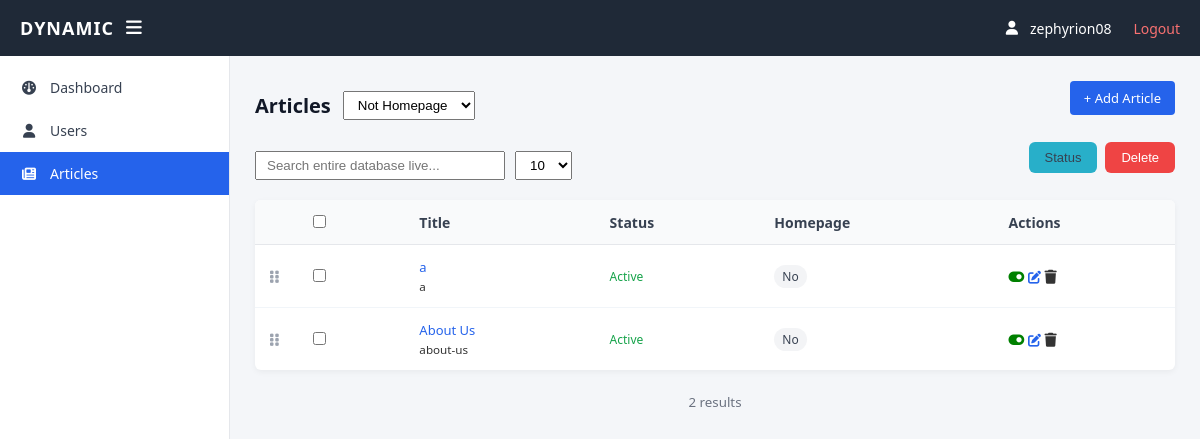
Page /articles/ (signed in) on the earlier database version.
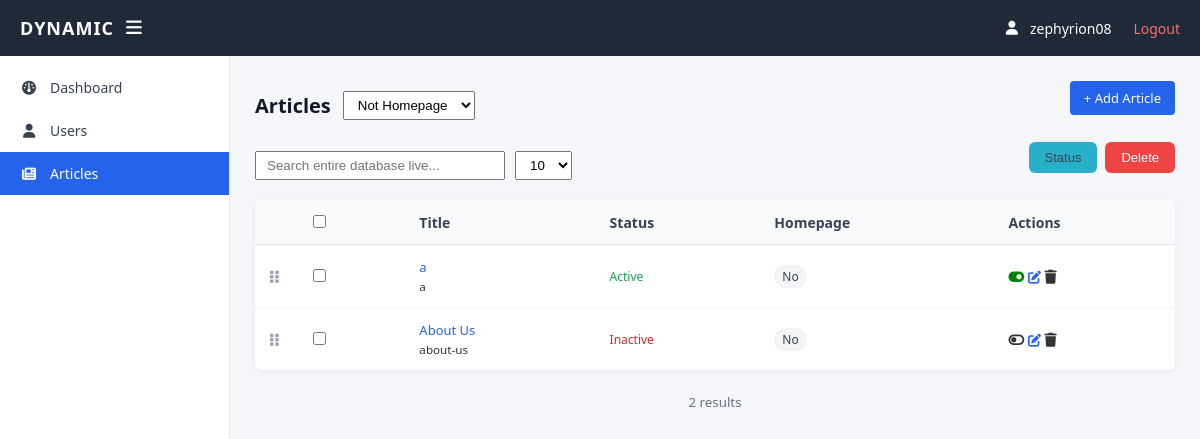
Same page on the later database version.
### articles/models.py (models this page shows, shortened)
class Article(models.Model):
    title = models.CharField(max_length=255)
    subtitle = models.CharField(max_length=255, blank=True)
    slug = models.SlugField(unique=True, blank=True)
    image = models.ImageField(upload_to='articles/', blank=True, null=True)
    content = RichTextUploadingField(blank=True)
    show_on_homepage = models.BooleanField(default=False)
    is_active = models.BooleanField(default=True)
    author = models.ForeignKey(User, on_delete=models.SET_NULL, null=True, blank=True)
    created_at = models.DateTimeField(auto_now_add=True)
    updated_at = models.DateTimeField(auto_now=True)
    position = models.PositiveIntegerField(default=0)
    meta_title = models.CharField(
        max_length=255,
        blank=True,
        help_text="The title displayed on search engine results (SEO Title)."
    )
    meta_description = models.TextField(
        max_length=160,
        blank=True,
        help_text="A short summary of the article for search engines."
    )
    meta_keywords = models.CharField(
        max_length=255,
        blank=True,
        help_text="Keywords separated by commas."
    )
    class Meta:
        ordering = ['position']

### articles/views.py (the view)
# urls.py: path('', views.article_list, name='article_list'),
@ensure_csrf_cookie
@login_required
def article_list(request):
    articles_qs = Article.objects.select_related('author').order_by('position')
    query = request.GET.get('q', '')
    if query:
        articles_qs = articles_qs.filter(
            Q(title__icontains=query) | Q(slug__icontains=query)
        )
    homepage_filter = request.GET.get('homepage', 'no')
    if homepage_filter == 'yes':
        articles_qs = articles_qs.filter(show_on_homepage=True)
    else:
        articles_qs = articles_qs.filter(show_on_homepage=False)
    per_page = request.GET.get('per_page', '10')
    try:
        per_page = int(per_page)
        if per_page < 1:
            per_page = 10
        elif per_page > 100:
            per_page = 100
    except ValueError:
        per_page = 10
    paginator = Paginator(articles_qs, per_page)
    page_obj = paginator.get_page(request.GET.get('page'))
    return render(request, 'articles/list.html', {
        'articles': page_obj,
        'page_obj': page_obj,
        'per_page': per_page,
    })

### templates/articles/list.html (shortened to what this page needs)
{% extends "base.html" %}
{% block content %}
<div style="display:flex; justify-content:space-between; align-items:center; margin-bottom:12px;">
    <div style="display:flex; align-items:center; gap:12px;">
        <h2 style="margin:0;">Articles</h2>
        <form method="get" id="homepage-filter-form" style="margin:0;">
            <select name="homepage" onchange="this.form.submit();" style="padding:5px 10px;">
                <option value="no" {% if request.GET.homepage == 'no' or not request.GET.homepage %}selected{% endif %}>
                    Not Homepage
                </option>
            </select>
        </form>
    </div>
    <a href="{% url 'article_create' %}{% if request.GET.homepage == 'yes' %}?from_homepage=yes{% endif %}" class="btn">
        + Add Article
    </a>
</div>
<div style="display:flex; justify-content:space-between; align-items:center; margin-bottom:12px;">
    <div style="display:flex; align-items:center; gap:10px;">
        <input type="text" id="article-search"
               placeholder="Search entire database live..."
               value="{{ request.GET.q|default:'' }}"
               style="padding:5px 10px; width:250px;">
        <form method="get" id="per-page-form" style="margin:0;">
            <select name="per_page" onchange="this.form.submit();" style="padding:5px 10px;">
                <option value="10" {% if request.GET.per_page == '10' or not request.GET.per_page %}selected{% endif %}>10</option>
            </select>
        </form>
    </div>
    <div style="display:flex; gap:8px;">
        <button type="button" class="btn btn-cancel" onclick="document.getElementById('bulk-form').querySelector('button[name=action][value=toggle]').click()">Status</button>
        <button type="button" class="btn btn-danger"
                onclick="openDeleteModal('article', null, '/bulk/article/', true)">
            Delete
        </button>
    </div>
</div>
<form method="post" action="{% url 'bulk_action' 'article' %}" id="bulk-form">
    <table class="log-table">
        <thead>
            <tr>
                <th style="width: 30px;"></th>
                <th><input type="checkbox" id="select-all"></th>
                <th>Title</th>
                <th>Status</th>
                <th>Homepage</th>
                <th>Actions</th>
            </tr>
        </thead>
        <tbody id="sortable-tbody" data-update-url="{% url 'sort' 'article' %}">
            {% for a in articles %}
            <tr data-id="{{ a.id }}">
                <td class="drag-handle" style="cursor: grab; color: #9ca3af;">
                    <i class="fa-solid fa-grip-vertical"></i>
                </td>
                <td><input type="checkbox" name="selected_ids" value="{{ a.id }}" class="row-checkbox"> </td>
                <td><a href="{% url 'article_edit' a.slug %}">{{ a.title }}</a><br><small>{{ a.slug }}</small></td>
                <td id="status-{{ a.id }}" class="{% if a.is_active %}status-active{% else %}status-inactive{% endif %}">
                    {{ a.is_active|yesno:"Active,Inactive" }}
                </td>
                <td>
                    {% if a.show_on_homepage %}
                        <span class="badge badge-green">Yes</span>
                    {% else %}
                        <span class="badge badge-gray">No</span>
                    {% endif %}
                </td>
                <td class="actions">
                    <span class="status-toggle"
                          data-url="{% url 'toggle_status' 'article' a.id %}"
                          data-target="status-{{ a.id }}"
                          onclick="event.preventDefault(); toggleStatus(this)">
                        <i class="fa-solid {% if a.is_active %}fa-toggle-on{% else %}fa-toggle-off{% endif %}"></i>
                    </span>
                    <a href="{% url 'article_edit' a.slug %}" class="icon edit"><i class="fa-solid fa-pen-to-square"></i></a>
                    <span class="icon delete"
                        onclick="openDeleteModal('article', '{{ a.title }}', '{% url 'delete_object' 'article' a.id %}', false)">
                        <i class="fa-solid fa-trash"></i>
                    </span>
                </td>
            </tr>
            {% empty %}
            <tr>
                <td colspan="6" style="text-align:center;">No articles found.</td>
            </tr>
            {% endfor %}
        </tbody>
    </table>
</form>
{% if page_obj and page_obj.paginator.num_pages > 1 %}
    {% with request.GET.urlencode as query_params %}
    <div id="pagination-wrapper" class="pagination" style="margin-top: 20px; display: flex; justify-content: center; align-items: center; gap: 8px;">
        {% if page_obj.has_previous %}
            <a href="?{% if query_params %}{{ query_params }}&{% endif %}page={{ page_obj.previous_page_number }}" class="btn">Prev</a>
        {% endif %}
        <span style="color: #6b7280;">
            Page {{ page_obj.number }} of {{ page_obj.paginator.num_pages }}
            <small>({{ page_obj.paginator.count }} total)</small>
        </span>
        {% if page_obj.has_next %}
            <a href="?{% if query_params %}{{ query_params }}&{% endif %}page={{ page_obj.next_page_number }}" class="btn">Next</a>
        {% endif %}
    </div>
    {% endwith %}
{% elif page_obj %}
    <div style="margin-top: 20px; text-align: center; color: #6b7280;">
        <small>{{ page_obj.paginator.count }} result{{ page_obj.paginator.count|pluralize }}</small>
    </div>
{% endif %}
{% endblock %}

### templates/base.html (shortened to what this page needs)
{% load static %}
<!DOCTYPE html>
<html>
  <head>
    <link rel="stylesheet" href="{% static 'css/admin.css' %}" />
    <link
      rel="stylesheet"
      href="https://cdnjs.cloudflare.com/ajax/libs/font-awesome/6.5.1/css/all.min.css"
    />
  </head>
  <body data-csrf-token="{{ csrf_token }}">
    <header class="topbar">
      <div class="topbar-left">
        <span class="logo">DYNAMIC</span>
        <i class="fa-solid fa-bars" id="toggleSidebar"></i>
      </div>
      <div class="topbar-right">
        <i class="fa-solid fa-user"></i>
        {{ request.user.username }}
        <a href="{% url 'logout' %}" class="logout">Logout</a>
      </div>
    </header>
    <aside class="sidebar" id="sidebar">
      <nav>
        <a href="{% url 'dashboard' %}" class="{% if request.resolver_match.url_name == 'dashboard' %}active{% endif %}">
            <i class="fa-solid fa-gauge"></i>
            <span>Dashboard</span>
        </a>
        <a href="{% url 'user_list' %}" class="{% if 'user' in request.resolver_match.url_name %}active{% endif %}">
            <i class="fa-solid fa-user"></i>
            <span>Users</span>
        </a>
        <a href="{% url 'article_list' %}" class="{% if 'article' in request.resolver_match.url_name %}active{% endif %}">
            <i class="fa-solid fa-newspaper"></i>
            <span>Articles</span>
        </a>
      </nav>
    </aside>
    <main class="main" id="main">
      {% block content %}
      {% endblock %}</main>
  </body>
</html>

### static/css/admin.css (style rules this page uses)
* { box-sizing: border-box; }
body { margin: 0; font-family: "Segoe UI", Arial, sans-serif; background: #f4f6f9; color: #333; }
.topbar { height: 56px; background: #1f2937; color: #fff; display: flex; align-items: center; justify-content: space-between; padding: 0 20px; position: fixed; top: 0; left: 0; right: 0; z-index: 1000; }
.topbar-left { display: flex; align-items: center; gap: 12px; font-size: 18px; }
.logo { font-weight: 600; letter-spacing: 1px; }
.topbar-right { display: flex; align-items: center; gap: 12px; font-size: 14px; }
.logout { color: #f87171; text-decoration: none; margin-left: 10px; }
.sidebar { width: 230px; background: #ffffff; position: fixed; top: 56px; bottom: 0; left: 0; border-right: 1px solid #e5e7eb; padding-top: 10px; }
.sidebar nav a { display: flex; align-items: center; gap: 12px; padding: 12px 20px; color: #374151; text-decoration: none; font-size: 14px; }
.sidebar nav a i { width: 18px; text-align: center; }
.sidebar nav a.active { background: #2563eb; color: white; }
.main { margin-left: 230px; padding: 25px; margin-top: 56px; }
.sidebar, .main { transition: all 0.25s ease; }
#toggleSidebar { cursor: pointer; }
.log-table { width: 100%; border-collapse: collapse; background: #ffffff; border-radius: 6px; overflow: hidden; box-shadow: 0 2px 6px rgba(0, 0, 0, 0.05); font-size: 14px; }
.log-table th { background: #f9fafb; color: #374151; text-align: left; padding: 12px 15px; font-weight: 600; border-bottom: 1px solid #e5e7eb; }
.log-table td { padding: 12px 15px; border-bottom: 1px solid #f1f5f9; }
.log-table tr:last-child td { border-bottom: none; }
.log-table td:nth-child(4) { font-weight: 500; }
.log-table td:nth-child(4)::before { margin-right: 6px; font-size: 10px; }
.status-active { color: #16a34a; padding: 4px 10px; border-radius: 12px; font-size: 12px; }
.status-inactive { color: #dc2626; padding: 4px 10px; border-radius: 12px; font-size: 12px; }
.main h2 { margin-top: 0; margin-bottom: 20px; font-size: 20px; font-weight: 600; color: #111827; }
.btn { display: inline-block; background: #2563eb; color: white; padding: 8px 14px; border-radius: 4px; font-size: 13px; font-weight: 500; text-decoration: none; margin-bottom: 15px; transition: background 0.2s ease; border: none; }
.log-table a { color: #2563eb; text-decoration: none; font-size: 13px; }
.btn-danger { background-color: #ef4444; color: #fff; padding: 8px 16px; border-radius: 6px; font-weight: 500; border: none; cursor: pointer; }
.btn-cancel { background-color: #28afc9; color: #374151; padding: 8px 16px; border-radius: 6px; font-weight: 500; border: none; cursor: pointer; }
.badge { display: inline-block; padding: 3px 8px; font-size: 12px; border-radius: 12px; font-weight: 500; }
.badge-gray { background: #f3f4f6; color: #374151; }
.status-toggle, .icon.delete, .icon.edit { cursor: pointer; }
i.fa-solid.fa-toggle-on { color: green; }
.status-toggle, .icon { user-select: none; }

Differences in the rows shown:
changed Article "About Us": is_active "Active" → "Inactive"
